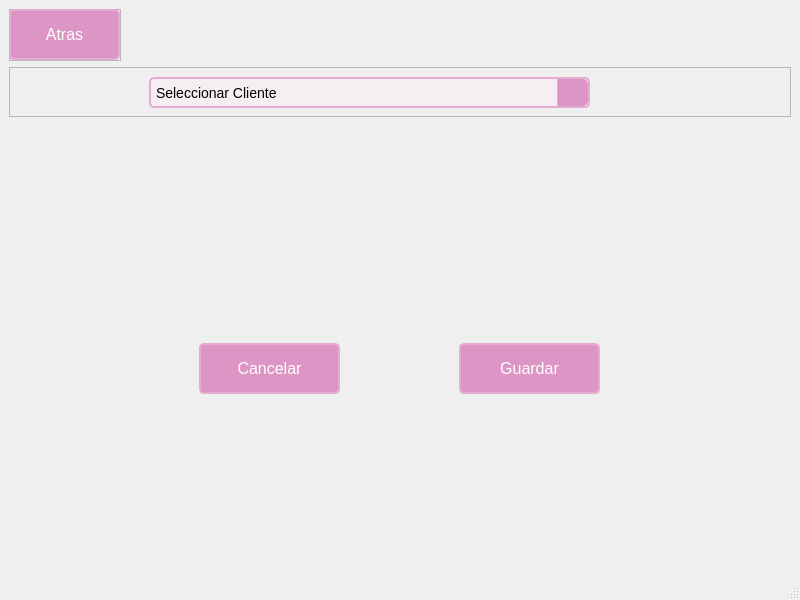
<?xml version="1.0" encoding="UTF-8"?>
<ui version="4.0">
 <class>EliminarCliente</class>
 <widget class="QMainWindow" name="EliminarCliente">
  <property name="geometry">
   <rect>
    <x>0</x>
    <y>0</y>
    <width>800</width>
    <height>600</height>
   </rect>
  </property>
  <property name="windowTitle">
   <string>Eliminar Cliente</string>
  </property>
  <widget class="QWidget" name="centralwidget">
   <layout class="QVBoxLayout" name="verticalLayout">
    <item>
     <widget class="QFrame" name="frame">
      <property name="minimumSize">
       <size>
        <width>0</width>
        <height>0</height>
       </size>
      </property>
      <property name="maximumSize">
       <size>
        <width>112</width>
        <height>52</height>
       </size>
      </property>
      <property name="styleSheet">
       <string notr="true">QPushButton {
    border: 2px solid #e4acd0;
    border-radius: 5px;
    padding: 8px 16px;
    background-color: #dc95c4; /* Fondo */
    color: #ffffff; /* Color del texto */
    font-family: Arial, sans-serif;
    font-size: 16px;
}

QPushButton:hover {
    background-color: #dc84bc; /* Fondo al pasar el cursor */
}

QPushButton:pressed {
    background-color: #d484b4; /* Fondo al presionar */
}</string>
      </property>
      <property name="frameShape">
       <enum>QFrame::StyledPanel</enum>
      </property>
      <property name="frameShadow">
       <enum>QFrame::Raised</enum>
      </property>
      <widget class="QPushButton" name="atrasBtnE">
       <property name="geometry">
        <rect>
         <x>0</x>
         <y>0</y>
         <width>111</width>
         <height>51</height>
        </rect>
       </property>
       <property name="maximumSize">
        <size>
         <width>800</width>
         <height>600</height>
        </size>
       </property>
       <property name="text">
        <string>Atras</string>
       </property>
      </widget>
     </widget>
    </item>
    <item>
     <widget class="QFrame" name="FrameComBox">
      <property name="maximumSize">
       <size>
        <width>800</width>
        <height>50</height>
       </size>
      </property>
      <property name="styleSheet">
       <string notr="true">QComboBox {
    background-color: #f5eef2; /* Fondo del combo box */
    border: 2px solid #e4acd0; /* Borde */
    border-radius: 5px;
    padding: 5px;
    color: #000000; /* Color del texto */
    font-family: Arial, sans-serif;
    font-size: 14px;
}

QComboBox:hover {
    border: 2px solid #dc84bc; /* Borde al pasar el cursor */
}

QComboBox:focus {
    border: 2px solid #ebbcdc; /* Borde al enfocar */
    background-color: #e4c4d4; /* Fondo al enfocar */
}

QComboBox::drop-down {
    subcontrol-origin: padding;
    subcontrol-position: top right;
    width: 30px;
    border-left-width: 1px;
    border-left-color: #e4acd0;
    border-left-style: solid;
    border-top-right-radius: 5px;
    border-bottom-right-radius: 5px;
    background-color: #dc95c4;
}

QComboBox::down-arrow {
    image: url(:/path/to/down_arrow.png); /* Reemplaza con la ruta de tu icono de flecha */
}

QComboBox QAbstractItemView {
    background-color: #f5eef2; /* Fondo de la lista desplegable */
    border: 2px solid #e4acd0; /* Borde de la lista desplegable */
    color: #000000; /* Color del texto de los elementos */
    selection-background-color: #e49cc6; /* Fondo del elemento seleccionado */
    selection-color: #000000; /* Color del texto del elemento seleccionado */
}

QPushButton {
    border: 2px solid #e4acd0;
    border-radius: 5px;
    padding: 8px 16px;
    background-color: #dc95c4; /* Fondo */
    color: #ffffff; /* Color del texto */
    font-family: Arial, sans-serif;
    font-size: 16px;
}

QPushButton:hover {
    background-color: #dc84bc; /* Fondo al pasar el cursor */
}

QPushButton:pressed {
    background-color: #d484b4; /* Fondo al presionar */
}</string>
      </property>
      <property name="frameShape">
       <enum>QFrame::StyledPanel</enum>
      </property>
      <property name="frameShadow">
       <enum>QFrame::Raised</enum>
      </property>
      <widget class="QComboBox" name="comboxEliminarCliente">
       <property name="geometry">
        <rect>
         <x>140</x>
         <y>10</y>
         <width>441</width>
         <height>31</height>
        </rect>
       </property>
       <item>
        <property name="text">
         <string>Seleccionar Cliente</string>
        </property>
       </item>
       <item>
        <property name="text">
         <string>Pedro Sanchez</string>
        </property>
       </item>
       <item>
        <property name="text">
         <string>Cristian Rolando</string>
        </property>
       </item>
       <item>
        <property name="text">
         <string>Luis Messa</string>
        </property>
       </item>
       <item>
        <property name="text">
         <string>Hector Haland</string>
        </property>
       </item>
      </widget>
     </widget>
    </item>
    <item>
     <widget class="QWidget" name="FormularioWidget" native="true">
      <property name="styleSheet">
       <string notr="true">QLineEdit {
    border: 2px solid #e4acd0; /* Borde */
    border-radius: 5px;
    padding: 5px;
    background-color: #f5eef2; /* Fondo */ 
    font-family: Arial, sans-serif;
    font-size: 14px;
}
QLineEdit:hover {
	border: 2px solid rgb(255, 255, 255);
}
QLineEdit:focus {
    border: 2px solid #dc84bc; /* Borde al enfocar */
}

QLabel {
    background-color: transparent; /* Fondo transparente */
    color: #333333; /* Color del texto */
    font-family: Arial, sans-serif; /* Fuente del texto */
    font-size: 16px; /* Tamaño de la letra */
}

QPushButton {
    border: 2px solid #e4acd0;
    border-radius: 5px;
    padding: 8px 16px;
    background-color: #dc95c4; /* Fondo */
    color: #ffffff; /* Color del texto */
    font-family: Arial, sans-serif;
    font-size: 16px;
}

QPushButton:hover {
    background-color: #dc84bc; /* Fondo al pasar el cursor */
}

QPushButton:pressed {
    background-color: #d484b4; /* Fondo al presionar */
}</string>
      </property>
      <widget class="QPushButton" name="guardarBtnE">
       <property name="geometry">
        <rect>
         <x>450</x>
         <y>220</y>
         <width>141</width>
         <height>51</height>
        </rect>
       </property>
       <property name="text">
        <string>Guardar</string>
       </property>
      </widget>
      <widget class="QPushButton" name="cancelarBtnE">
       <property name="geometry">
        <rect>
         <x>190</x>
         <y>220</y>
         <width>141</width>
         <height>51</height>
        </rect>
       </property>
       <property name="text">
        <string>Cancelar</string>
       </property>
      </widget>
     </widget>
    </item>
   </layout>
  </widget>
  <widget class="QStatusBar" name="statusbar"/>
 </widget>
 <resources/>
 <connections/>
</ui>
